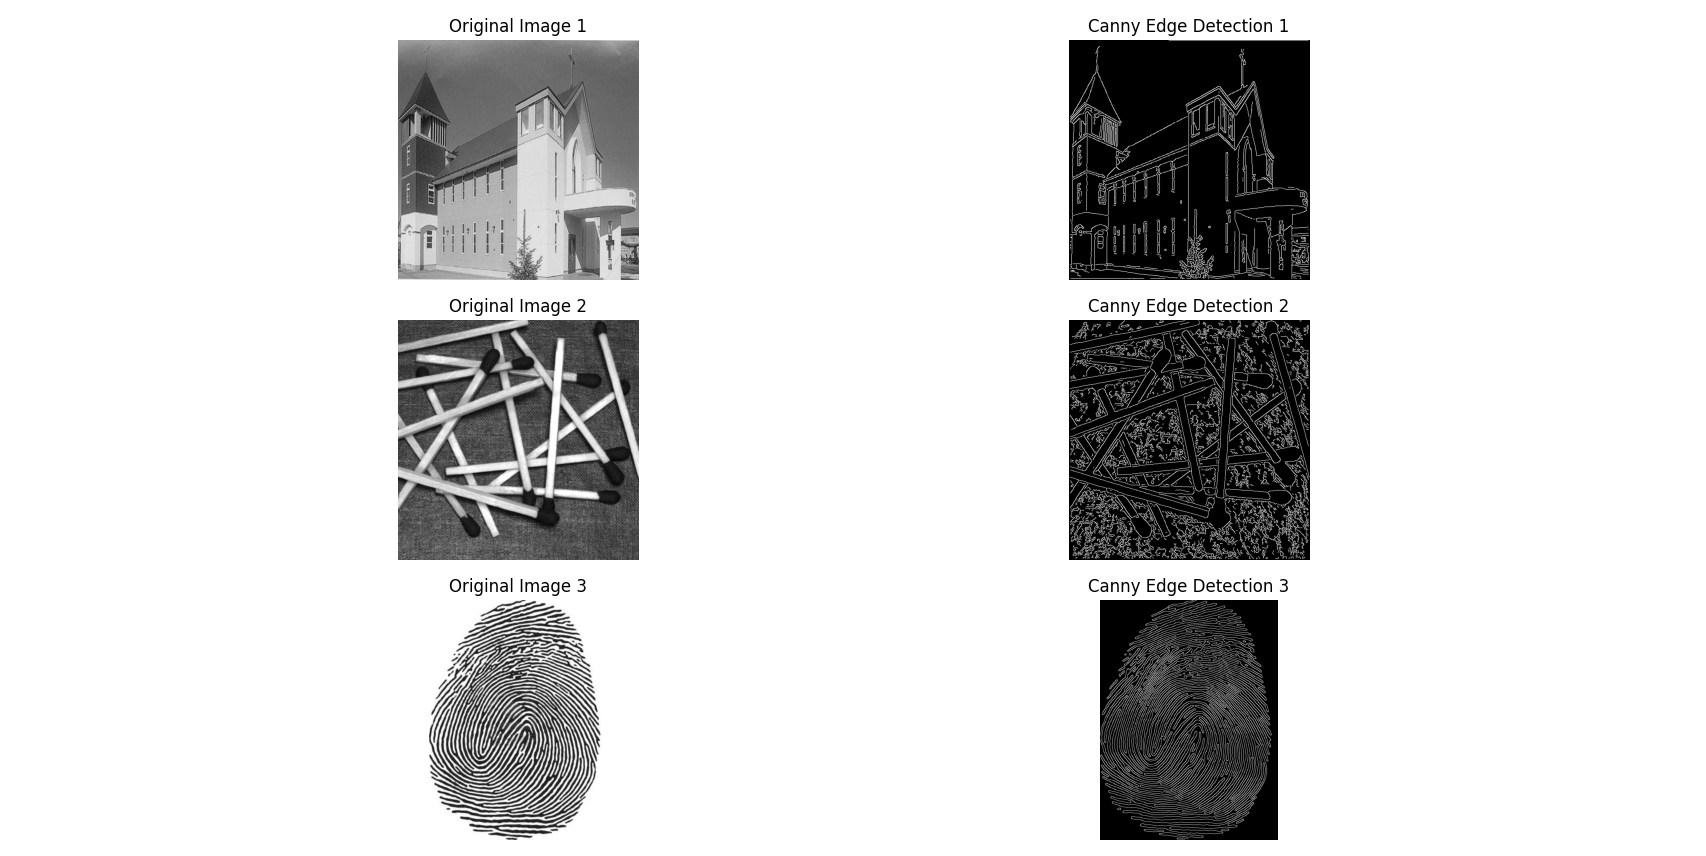

This figure's Python source:
import numpy as np
from PIL import Image
import matplotlib.pyplot as plt

# 高斯模糊
def gaussian_blur(image,kernel_size=5,sigma=1.4):
    # 建立高斯核
    ax=np.arange(-kernel_size//2+1.,kernel_size//2+1.)
    xx,yy=np.meshgrid(ax,ax)
    kernel=np.exp(-(xx**2+yy**2)/(2.*sigma**2))
    kernel=kernel/np.sum(kernel)
    
    # 將影像與高斯核進行卷積
    M,N=image.shape
    padded_image=np.pad(image,((kernel_size//2,kernel_size//2),(kernel_size//2,kernel_size//2)),mode='constant')
    smoothed_image=np.zeros_like(image)
    for i in range(M):
        for j in range(N):
            smoothed_image[i,j]=np.sum(kernel*padded_image[i:i+kernel_size,j:j+kernel_size])
    return smoothed_image

# 梯度計算 (Sobel Operator)
def sobel_filters(image):
    Kx=np.array([[-1, 0, 1], 
                 [-2, 0, 2], 
                 [-1, 0, 1]]) # Sobel 橫向運算子
    Ky=np.array([[ 1, 2, 1], 
                 [ 0, 0, 0], 
                 [-1,-2,-1]]) # Sobel 縱向運算子
    
    M,N=image.shape
    Sx=np.zeros((M,N))
    Sy=np.zeros((M,N))
    
    # 對影像進行邊界填充
    padded_image=np.pad(image,((1,1),(1,1)),mode='constant')
    for i in range(1,M+1):
        for j in range(1,N+1):
            Sx[i-1,j-1]=np.sum(Kx*padded_image[i-1:i+2,j-1:j+2]) # 計算 Sx
            Sy[i-1,j-1]=np.sum(Ky*padded_image[i-1:i+2,j-1:j+2]) # 計算 Sy
    
    gradient_magnitude=np.sqrt(Sx**2+Sy**2) # 梯度大小
    gradient_direction=np.arctan2(Sy,Sx) # 梯度方向
    
    return gradient_magnitude,gradient_direction

# Non-Maximum Suppression
def non_maximum_suppression(gradient_magnitude,gradient_direction):
    M,N=gradient_magnitude.shape
    Z=np.zeros((M,N),dtype=np.float32)
    angle=gradient_direction*180.0 / np.pi # 將方向轉換為角度
    angle[angle<0]+=180  # 將負角度轉為正角度
    
    for i in range(1,M-1):
        for j in range(1,N-1):
            q=255
            r=255

            # 判斷角度範圍
            if (0<=angle[i,j]<22.5) or (157.5<=angle[i,j]<=180): # 0 度
                q = gradient_magnitude[i,j+1]
                r = gradient_magnitude[i,j-1]
            elif 22.5<=angle[i,j]<67.5: # 45 度
                q = gradient_magnitude[i+1,j-1]
                r = gradient_magnitude[i-1,j+1]
            elif 67.5<=angle[i,j]<112.5: # 90 度
                q=gradient_magnitude[i+1,j]
                r=gradient_magnitude[i-1,j]
            elif 112.5<=angle[i,j]<157.5: # 135 度
                q=gradient_magnitude[i-1,j-1]
                r=gradient_magnitude[i+1,j+1]
            
            # 僅保留局部最大值
            if gradient_magnitude[i,j]>=q and gradient_magnitude[i,j]>=r:
                Z[i,j]=gradient_magnitude[i,j]
            else:
                Z[i,j]=0
    return Z

# Double Thresholding
def double_threshold(image,low_ratio=0.05,high_ratio=0.15):
    high_threshold=image.max()*high_ratio # 計算高閾值
    low_threshold=high_threshold*low_ratio # 計算低閾值
    
    strong=255 # 強邊緣
    weak=25 # 弱邊緣
    
    result=np.zeros_like(image,dtype=np.uint8)
    strong_i,strong_j=np.where(image>=high_threshold) # 強邊緣位置
    weak_i,weak_j=np.where((image<=high_threshold) & (image>=low_threshold)) # 弱邊緣位置
    
    result[strong_i,strong_j]=strong
    result[weak_i,weak_j]=weak
    return result,weak, strong

# Edge Tracking by Hysteresis
def edge_tracking_by_hysteresis(image,weak,strong=255):
    M,N=image.shape
    for i in range(1,M-1):
        for j in range(1,N-1):
            if image[i,j]==weak: # 對弱邊緣進行處理
                if (strong in image[i-1:i+2,j-1:j+2]): # 判斷是否與強邊緣相連
                    image[i,j]=strong
                else:
                    image[i,j]=0 # 非連接的弱邊緣置為 0
    return image

# 整合 Canny 邊緣檢測
def canny_edge_detection(image,sigma=1.4,low_threshold_ratio=0.05,high_threshold_ratio=0.15):
    smoothed_image=gaussian_blur(image,sigma=sigma) # 高斯模糊
    gradient_magnitude,gradient_direction=sobel_filters(smoothed_image) # 梯度計算
    non_max_image=non_maximum_suppression(gradient_magnitude,gradient_direction) # Non-Maximum Suppression
    threshold_image,weak,strong=double_threshold(non_max_image,low_threshold_ratio,high_threshold_ratio) # Double Thresholding
    final_image=edge_tracking_by_hysteresis(threshold_image,weak,strong) # Edge Tracking by Hysteresis
    return final_image

# 讀取影像
def load_and_convert_image(image_path):
    image=Image.open(image_path).convert('L') # 將影像轉為灰階
    data=np.array(image)/255.0 # 將像素值從 [0,255] 正規化到 [0,1]
    return data,image

# 讀取影像
r1,itemp1=load_and_convert_image('image1.jpg')
r2,itemp2=load_and_convert_image('image2.jpg')
r3,itemp3=load_and_convert_image('image3.jpg')

# 執行 Canny 邊緣檢測
C1=canny_edge_detection(r1)
C2=canny_edge_detection(r2)
C3=canny_edge_detection(r3)

plt.figure(figsize=(12,8))

# Image 1
plt.subplot(3,2,1)
plt.imshow(itemp1,cmap='gray')
plt.axis('off')
plt.title('Original Image 1')
plt.subplot(3,2,2)
plt.imshow(C1,cmap='gray')
plt.axis('off')
plt.title('Canny Edge Detection 1')

# Image 2
plt.subplot(3,2,3)
plt.imshow(itemp2,cmap='gray')
plt.axis('off')
plt.title('Original Image 2')
plt.subplot(3,2,4)
plt.imshow(C2,cmap='gray')
plt.axis('off')
plt.title('Canny Edge Detection 2')

# Image 3
plt.subplot(3,2,5)
plt.imshow(itemp3,cmap='gray')
plt.axis('off')
plt.title('Original Image 3')
plt.subplot(3,2,6)
plt.imshow(C3,cmap='gray')
plt.axis('off')
plt.title('Canny Edge Detection 3')

plt.tight_layout()
plt.show()
